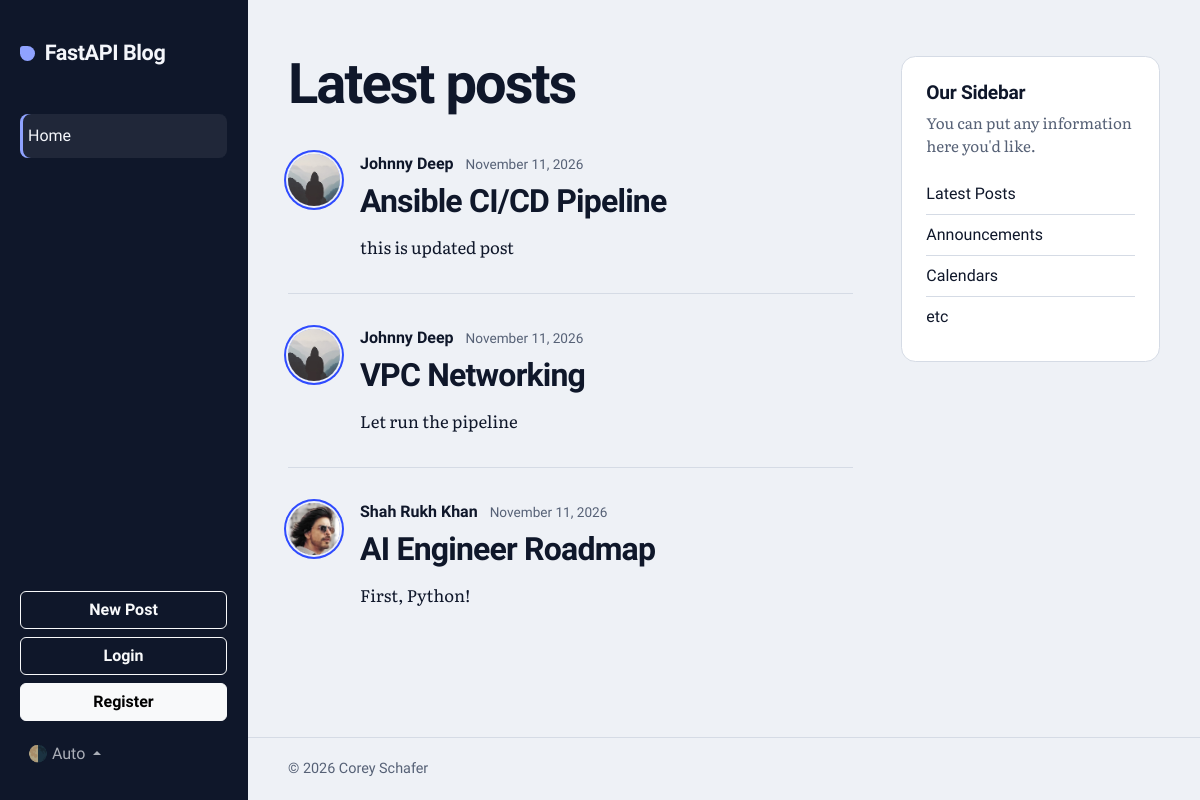
/posts, run on an earlier commit of the app's database.
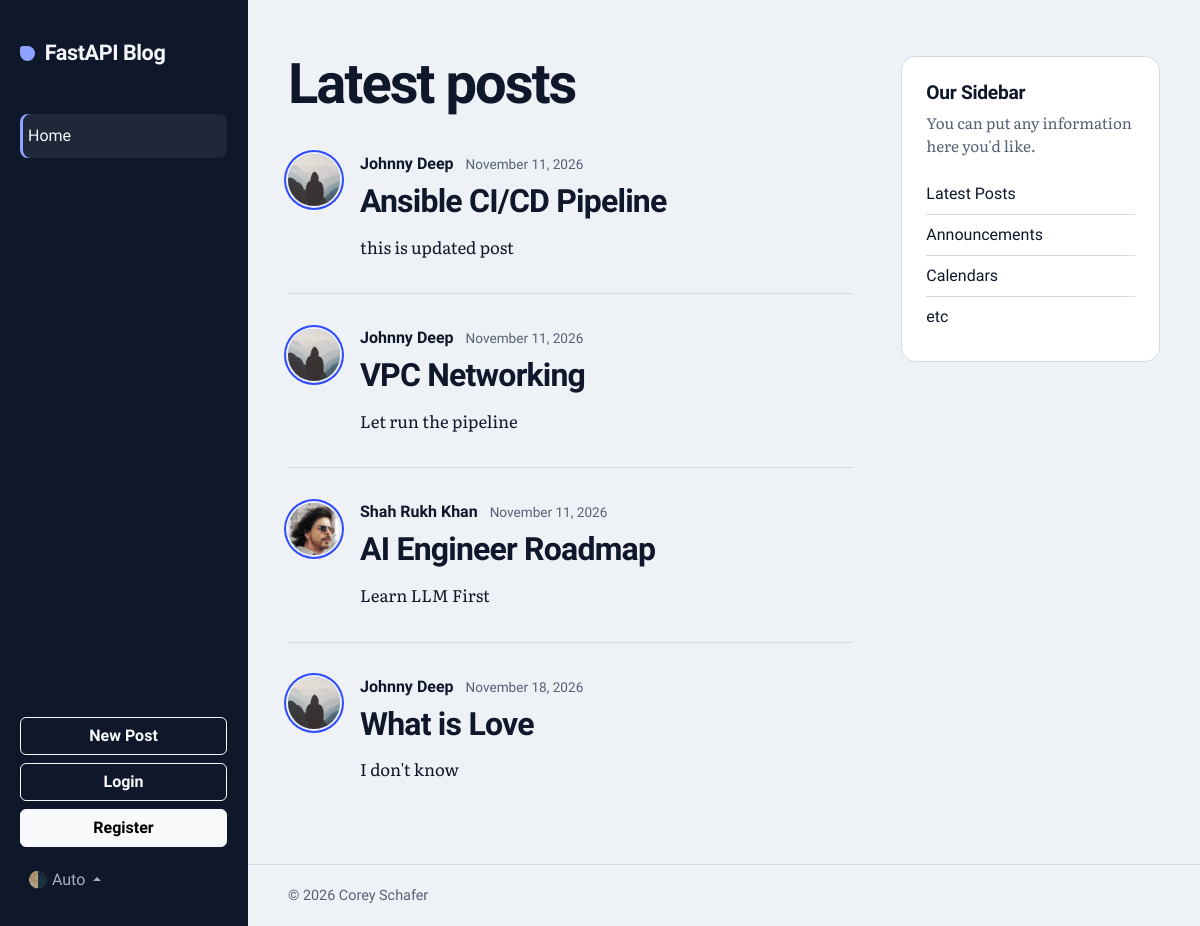
And on a later commit of the database.
### models.py (models this page shows, shortened)
class Post(Base):
    __tablename__ = "posts"
    id: Mapped[int] = mapped_column(Integer, primary_key=True, index=True)
    title: Mapped[str] = mapped_column(String(100), nullable=False)
    content: Mapped[str] = mapped_column(Text, nullable=False)
    user_id: Mapped[int] = mapped_column(
        ForeignKey("users.id"),
        nullable=False,
        index=True
    )
    date_posted: Mapped[datetime] = mapped_column(
        DateTime(timezone=True),
        default=lambda: datetime.now(UTC),
    )
    author: Mapped[User] = relationship(back_populates="posts")

class User(Base):
    __tablename__ = "users"
    id: Mapped[int] = mapped_column(Integer, primary_key=True, index=True)
    username: Mapped[str] = mapped_column(String(50), unique=True, index=True, nullable=False)
    email: Mapped[str] = mapped_column(String(100), unique=True, index=True, nullable=False)
    image_file: Mapped[str | None] = mapped_column(
        String(200),
        nullable=True,
        default=None,
    )
    posts: Mapped[list[Post]] = relationship(back_populates="author", cascade="all, delete-orphan")

### main.py (the view)
@app.get("/", include_in_schema=False, name="home")
@app.get("/posts", include_in_schema=False, name="posts")
async def home(request: Request, db: DbSession):
    result = await db.execute(
        select(models.Post).options(selectinload(models.Post.author)) # this .options...... is eager loading
    )
    posts = result.scalars().all()
    return templates.TemplateResponse(
        request=request,
        name="home.html",
        context={"posts": posts, "title": "Home"}
    )

### templates/home.html
{% extends "layout.html" %}
{% block content %}
<h1 class="feed-title">Latest posts</h1>
{% for post in posts %}
<article class="post">
    <img class="article-img" src="{{ post.author.image_path }}" alt="{{ post.author.username }}'s profile picture" width="52"
        height="52" loading="lazy">
    <div class="post-body">
        <div class="article-metadata">
            <a class="article-author" href="{{ url_for('user_posts', user_id=post.author.id) }}">{{ post.author.username }}</a>
            <small class="article-date">{{ post.date_posted.strftime('%B %d, %Y') }}</small>
        </div>
        <h2 class="post-heading">
            <a class="article-title" href="{{ url_for('post_page', post_id=post.id) }}">{{ post.title }}</a>
        </h2>
        <p class="article-content">{{ post.content }}</p>
    </div>
</article>
{% else %}
<p class="feed-empty">No posts yet. New posts will show up here.</p>
{% endfor %}
{% endblock content %}

What changed in the data, as far as the page shows it:
changed Post "AI Engineer Roadmap": content "First, Python!" → "Learn LLM First"
added Post: author.username "Johnny Deep", date_posted "November 18, 2026", title "What is Love", content "I don't know"
